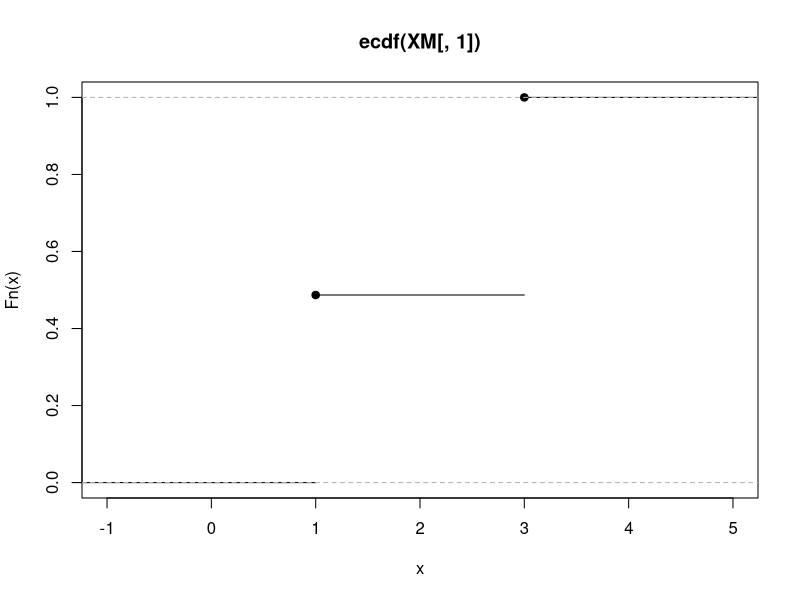

This chart was generated by the following R code:
## ---- chunk 1
n=1000
M=sapply(1:100,function(i) runif(n,0,1)) #matrix of 100 columns each containing 1000 U(0,1) R.V.'s
#U=runif(1000,0,1) #generate 1000 U(0,1) R.V.'s
X=c() #initialize vector

RVChoice = function(u){ #function to easily simulate X_i
  if(u<.5){X=append(X,1)
  }
  else{X=append(X,3)
    }
}
XM=apply(M,c(1,2), RVChoice) #a Matrix with 100 columns each containing 1000 simulated X_e, R.V.'s with F_e
plot(ecdf(XM[,1])) #plot the cdf of simulated variable X_i in the first sample of the matrix
## ---- chunk 2

samplemean=apply(XM,2,function(x) mean(x)) #a vector with the samplemean of each of the columns of XM

samplevariance=c() #initialize a vector "samplevariance"

#using definition of the sample variance from page 137 (Ross),this for loop calculates the sample variance of each of the rows in XM
for(i in 1:100){  
  samplevariance=append(samplevariance,sum(sapply(XM[,i], function(x) (x-samplemean[i])^2))/(n-1))
  } 
## ---- chunk 3
#the estimated variance of the sample variance
var(samplevariance)  
